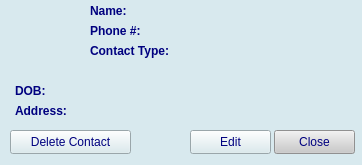
<?xml version="1.0" encoding="UTF-8"?>
<ui version="4.0">
 <class>profiledisplay</class>
 <widget class="QWidget" name="profiledisplay">
  <property name="geometry">
   <rect>
    <x>0</x>
    <y>0</y>
    <width>362</width>
    <height>165</height>
   </rect>
  </property>
  <property name="minimumSize">
   <size>
    <width>362</width>
    <height>165</height>
   </size>
  </property>
  <property name="maximumSize">
   <size>
    <width>362</width>
    <height>165</height>
   </size>
  </property>
  <property name="windowTitle">
   <string>Profile</string>
  </property>
  <property name="styleSheet">
   <string notr="true">background-color: rgb(216, 233, 238);
color: rgb(0, 0, 127);
</string>
  </property>
  <widget class="QLabel" name="image_label">
   <property name="geometry">
    <rect>
     <x>10</x>
     <y>10</y>
     <width>61</width>
     <height>61</height>
    </rect>
   </property>
   <property name="text">
    <string/>
   </property>
  </widget>
  <widget class="QLabel" name="name_label">
   <property name="geometry">
    <rect>
     <x>90</x>
     <y>0</y>
     <width>61</width>
     <height>21</height>
    </rect>
   </property>
   <property name="font">
    <font>
     <bold>true</bold>
    </font>
   </property>
   <property name="text">
    <string>Name:</string>
   </property>
  </widget>
  <widget class="QLabel" name="number_label">
   <property name="geometry">
    <rect>
     <x>90</x>
     <y>20</y>
     <width>61</width>
     <height>21</height>
    </rect>
   </property>
   <property name="font">
    <font>
     <bold>true</bold>
    </font>
   </property>
   <property name="text">
    <string>Phone #: </string>
   </property>
  </widget>
  <widget class="QLabel" name="dob_label">
   <property name="geometry">
    <rect>
     <x>15</x>
     <y>80</y>
     <width>61</width>
     <height>21</height>
    </rect>
   </property>
   <property name="font">
    <font>
     <bold>true</bold>
    </font>
   </property>
   <property name="text">
    <string>DOB: </string>
   </property>
  </widget>
  <widget class="QLabel" name="address_label">
   <property name="geometry">
    <rect>
     <x>15</x>
     <y>100</y>
     <width>61</width>
     <height>21</height>
    </rect>
   </property>
   <property name="font">
    <font>
     <bold>true</bold>
    </font>
   </property>
   <property name="text">
    <string>Address: </string>
   </property>
  </widget>
  <widget class="QPushButton" name="editBtn">
   <property name="geometry">
    <rect>
     <x>190</x>
     <y>130</y>
     <width>81</width>
     <height>24</height>
    </rect>
   </property>
   <property name="styleSheet">
    <string notr="true"/>
   </property>
   <property name="text">
    <string>Edit</string>
   </property>
  </widget>
  <widget class="QPushButton" name="deleteBtn">
   <property name="geometry">
    <rect>
     <x>10</x>
     <y>130</y>
     <width>121</width>
     <height>24</height>
    </rect>
   </property>
   <property name="styleSheet">
    <string notr="true"/>
   </property>
   <property name="text">
    <string>Delete Contact</string>
   </property>
  </widget>
  <widget class="QLabel" name="contact_label">
   <property name="geometry">
    <rect>
     <x>90</x>
     <y>40</y>
     <width>101</width>
     <height>21</height>
    </rect>
   </property>
   <property name="font">
    <font>
     <bold>true</bold>
    </font>
   </property>
   <property name="text">
    <string>Contact Type:</string>
   </property>
  </widget>
  <widget class="QLabel" name="lbl_name">
   <property name="geometry">
    <rect>
     <x>130</x>
     <y>0</y>
     <width>191</width>
     <height>21</height>
    </rect>
   </property>
   <property name="text">
    <string/>
   </property>
  </widget>
  <widget class="QLabel" name="lbl_number">
   <property name="geometry">
    <rect>
     <x>140</x>
     <y>20</y>
     <width>121</width>
     <height>21</height>
    </rect>
   </property>
   <property name="text">
    <string/>
   </property>
  </widget>
  <widget class="QLabel" name="lbl_contact">
   <property name="geometry">
    <rect>
     <x>170</x>
     <y>40</y>
     <width>161</width>
     <height>21</height>
    </rect>
   </property>
   <property name="text">
    <string/>
   </property>
  </widget>
  <widget class="QLabel" name="lbl_dob">
   <property name="geometry">
    <rect>
     <x>50</x>
     <y>80</y>
     <width>171</width>
     <height>21</height>
    </rect>
   </property>
   <property name="text">
    <string/>
   </property>
  </widget>
  <widget class="QLabel" name="lbl_address">
   <property name="geometry">
    <rect>
     <x>70</x>
     <y>100</y>
     <width>271</width>
     <height>21</height>
    </rect>
   </property>
   <property name="text">
    <string/>
   </property>
  </widget>
  <widget class="QPushButton" name="closeBtn">
   <property name="geometry">
    <rect>
     <x>274</x>
     <y>130</y>
     <width>81</width>
     <height>24</height>
    </rect>
   </property>
   <property name="styleSheet">
    <string notr="true">background-color: rgb(202, 202, 202);</string>
   </property>
   <property name="text">
    <string>Close</string>
   </property>
  </widget>
 </widget>
 <resources/>
 <connections/>
</ui>
